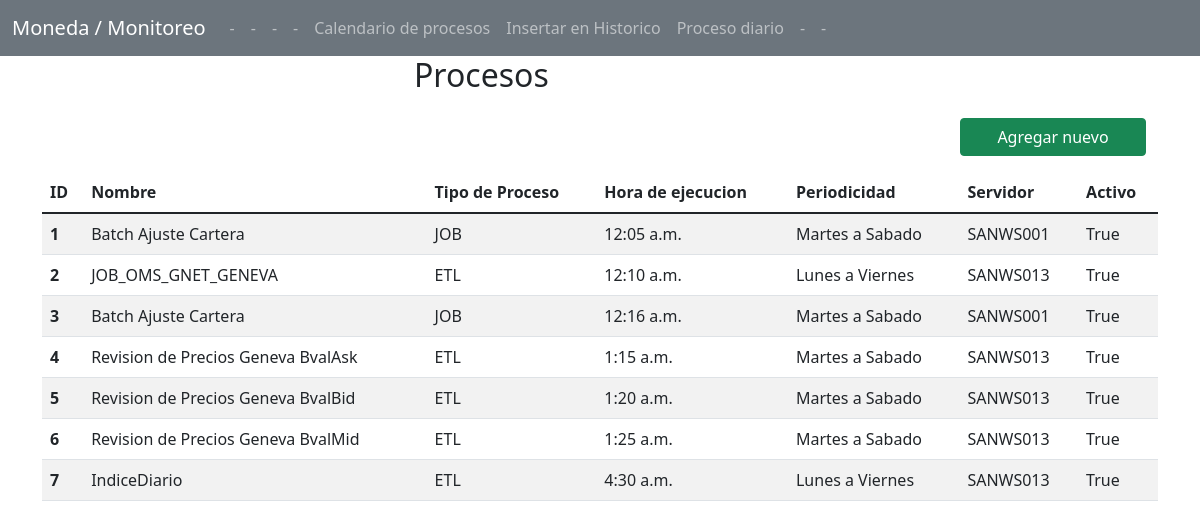
Page /listarProcesos/ on the committed database.
### TBMD/models.py (models this page shows)
class Proceso(models.Model):
    ID_PROCESO = models.AutoField(auto_created=True, primary_key=True, serialize=False, verbose_name='ID_PROCESO')
    NOMBRE_PROCESO = models.CharField(max_length=150, null=True, blank=True)
    TIPO_PROCESO = models.CharField(max_length=50, null=True, blank=True)
    HORA_EJECUCION = models.TimeField()
    PERIODICIDAD = models.CharField(max_length=50, null=True, blank=True)
    SERVIDOR = models.CharField(max_length=50, null=True, blank=True)
    ACTIVO = models.BooleanField(null=True, blank=True)

### TBMD/views.py (the view)
# urls.py: path('listarProcesos/', FormularioProcesosView.listar_procesos, name='listarProcesos'),
    def listar_procesos(request):
        procesos = Proceso.objects.all()
        return render(request, "ListaProcesos.html", {"procesos": procesos})

### Templates/ListaProcesos.html (shortened to what this page needs)
{% extends 'index.html' %}
{% load crispy_forms_tags %}
{% block content %}
<div class="col-12 row justify-content-center mb-2 pr-0">
       <h2 class="col-md-4">Procesos</h2>
</div>
        <div class="col-12 row justify-content-end mb-1 pr-0">
            <a class="btn btn-success col-md-2" href="{% url 'insertarProceso' %}">Agregar nuevo</a>
        </div>
    <table class="table table-responsive table-striped">
          <thead>
            <tr>
              <th scope="col">ID</th>
              <th scope="col">Nombre</th>
              <th scope="col">Tipo de Proceso</th>
              <th scope="col">Hora de ejecucion</th>
              <th scope="col">Periodicidad</th>
              <th scope="col">Servidor</th>
              <th scope="col">Activo</th>
            </tr>
          </thead>
          <tbody>
            {% for proceso in procesos %}
              <tr>
                  <th scope="row">{{ proceso.ID_PROCESO }}</th>
                  <td>{{ proceso.NOMBRE_PROCESO }}</td>
                  <td>{{ proceso.TIPO_PROCESO }}</td>
                  <td>{{ proceso.HORA_EJECUCION }}</td>
                  <td>{{ proceso.PERIODICIDAD }}</td>
                  <td>{{ proceso.SERVIDOR }}</td>
                  <td>{{ proceso.ACTIVO }}</td>
              </tr>
          {% endfor %}
          </tbody>
    </table>
{% endblock %}

### Templates/index.html (shortened to what this page needs)
<!DOCTYPE html>
<html lang="en">
<head>
    <link href="https://cdn.jsdelivr.net/npm/bootstrap@5.1.3/dist/css/bootstrap.min.css" rel="stylesheet">
</head>
  <body>
    <nav class="navbar navbar-expand-lg navbar-dark bg-secondary">
      <div class="container-fluid">
        <a class="navbar-brand" href="{% url 'home' %}">Moneda / Monitoreo</a>
        <div class="collapse navbar-collapse" id="navbarSupportedContent">
          <ul class="navbar-nav me-auto mb-2 mb-lg-0">
            <li class="nav-item">
              <a class="nav-link" aria-current="page" href="{% url 'home' %}">-</a>
            </li>
            <li class="nav-item">
                <a class="nav-link" href="{% url 'insertarIncidente' %}">-</a>
            </li>
            <li class="nav-item">
              <a class="nav-link" href="{% url 'listarIncidentes' %}">-</a>
            </li>
            <li class="nav-item">
              <a class="nav-link" href="{% url 'insertarProceso' %}">-</a>
            </li>
             <li class="nav-item">
              <a class="nav-link" href="{% url 'listarProcesos' %}">Calendario de procesos</a>
            </li>
            <li class="nav-item">
                <a class="nav-link" href="{% url 'insertarHistorico' %}">Insertar en Historico</a>
            </li>
            <li class="nav-item">
              <a class="nav-link" href="{% url 'listarHistorico' %}">Proceso diario</a>
            </li>
            <li class="nav-item">
              <a class="nav-link" href="{% url 'insertarEjecuciones' %}">-</a>
            </li>
             <li class="nav-item">
              <a class="nav-link" href="{% url 'listarEjecuciones' %}">-</a>
            </li>
          </ul>
        </div>
      </div>
    </nav>
      <div class="content container">
            {% block content %}
          {% endblock %}
      </div>
  </body>
</html>

### rows in the picture
Proceso: ID_PROCESO "1", NOMBRE_PROCESO "Batch Ajuste Cartera", TIPO_PROCESO "JOB", HORA_EJECUCION "12:05 a.m.", PERIODICIDAD "Martes a Sabado", SERVIDOR "SANWS001", ACTIVO "True"
Proceso: ID_PROCESO "2", NOMBRE_PROCESO "JOB_OMS_GNET_GENEVA", TIPO_PROCESO "ETL", HORA_EJECUCION "12:10 a.m.", PERIODICIDAD "Lunes a Viernes", SERVIDOR "SANWS013", ACTIVO "True"
Proceso: ID_PROCESO "3", NOMBRE_PROCESO "Batch Ajuste Cartera", TIPO_PROCESO "JOB", HORA_EJECUCION "12:16 a.m.", PERIODICIDAD "Martes a Sabado", SERVIDOR "SANWS001", ACTIVO "True"
Proceso: ID_PROCESO "4", NOMBRE_PROCESO "Revision de Precios Geneva BvalAsk", TIPO_PROCESO "ETL", HORA_EJECUCION "1:15 a.m.", PERIODICIDAD "Martes a Sabado", SERVIDOR "SANWS013", ACTIVO "True"
Proceso: ID_PROCESO "5", NOMBRE_PROCESO "Revision de Precios Geneva BvalBid", TIPO_PROCESO "ETL", HORA_EJECUCION "1:20 a.m.", PERIODICIDAD "Martes a Sabado", SERVIDOR "SANWS013", ACTIVO "True"
Proceso: ID_PROCESO "6", NOMBRE_PROCESO "Revision de Precios Geneva BvalMid", TIPO_PROCESO "ETL", HORA_EJECUCION "1:25 a.m.", PERIODICIDAD "Martes a Sabado", SERVIDOR "SANWS013", ACTIVO "True"
Proceso: ID_PROCESO "7", NOMBRE_PROCESO "IndiceDiario", TIPO_PROCESO "ETL", HORA_EJECUCION "4:30 a.m.", PERIODICIDAD "Lunes a Viernes", SERVIDOR "SANWS013", ACTIVO "True"
